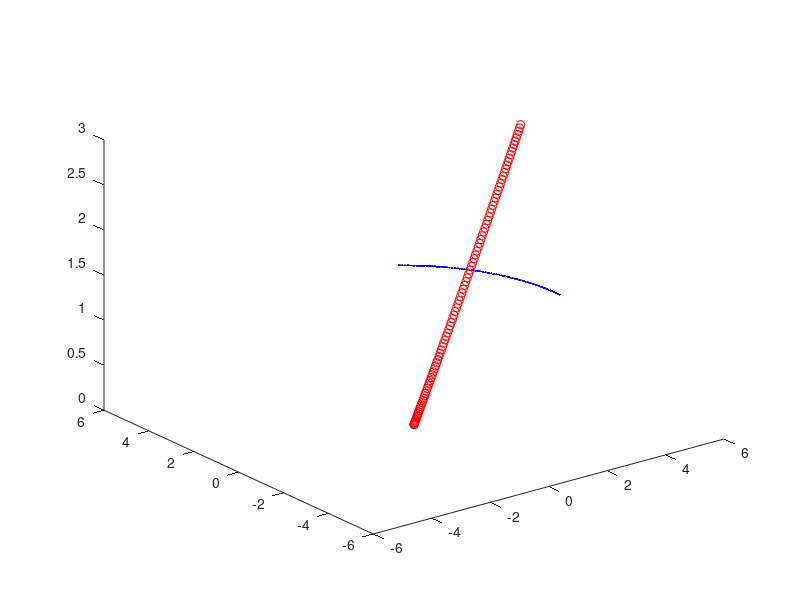

Here is the MATLAB script that generated this plot:
% Parameters
m = 1.5;    % Mass of the drone (kg)
g = 9.81;   % Gravitational acceleration (m/s^2)
I = diag([0.05, 0.05, 0.1]);  % Inertia matrix

% PID gains for position control (X, Y, Z)
Kp_pos = [5, 5, 10];
Ki_pos = [0.1, 0.1, 0.1];
Kd_pos = [3, 3, 5];

% PID gains for attitude control (Roll, Pitch, Yaw)
Kp_att = [8, 8, 6];
Ki_att = [0.2, 0.2, 0.1];
Kd_att = [4, 4, 3];

% Initial conditions
r = [0; 0; 0];     % Position (X, Y, Z)
v = [0; 0; 0];     % Velocity (X, Y, Z)
att = [0; 0; 0];   % Attitude (Roll, Pitch, Yaw)
omega = [0; 0; 0]; % Angular velocity

% Desired trajectory (for demonstration, a simple circular trajectory)
t = 0:0.01:10;     % Time vector
radius = 5;
r_des = [radius * cos(0.1 * t); radius * sin(0.1 * t); 1 + 0.1 * sin(0.05 * t)];  % Desired position

% PID control loop
dt = 0.01;  % Time step
for i = 1:length(t)
    % Error in position and velocity
    e_pos = r_des(:, i) - r;
    e_vel = [0; 0; 0] - v;  % Assuming desired velocity is zero for this example
    
    % Position control (PID)
    u_pos = Kp_pos .* e_pos + Kd_pos .* e_vel;
    
    % Convert position control output to desired angles
    phi_des = (u_pos(2) / g);   % Desired roll
    theta_des = -(u_pos(1) / g);  % Desired pitch
    psi_des = 0;  % Assuming we want to maintain no yaw rotation for simplicity

    % Error in attitude
    e_att = [phi_des; theta_des; psi_des] - att;
    
    % Attitude control (PID)
    u_att = Kp_att .* e_att + Kd_att .* (-omega);
    
    % Update position, velocity, and attitude
    F = [0; 0; m * g] + u_pos;  % Total force
    r_dot = v;
    v_dot = F / m;
    
    % Torque (for roll, pitch, yaw control)
    tau = u_att;
    
    % Update angular velocity and attitude
    omega_dot = inv(I) * (tau - cross(omega, I * omega));
    att_dot = omega;
    
    % Update states using simple Euler integration
    r = r + r_dot * dt;
    v = v + v_dot * dt;
    att = att + att_dot * dt;
    omega = omega + omega_dot * dt;
    
    % Visualization (for simplicity, we'll just plot the position)
    plot3(r(1), r(2), r(3), 'ro');
    hold on;
    plot3(r_des(1, :), r_des(2, :), r_des(3, :), 'b--');
    axis([-6 6 -6 6 0 3]);
    drawnow;
end
